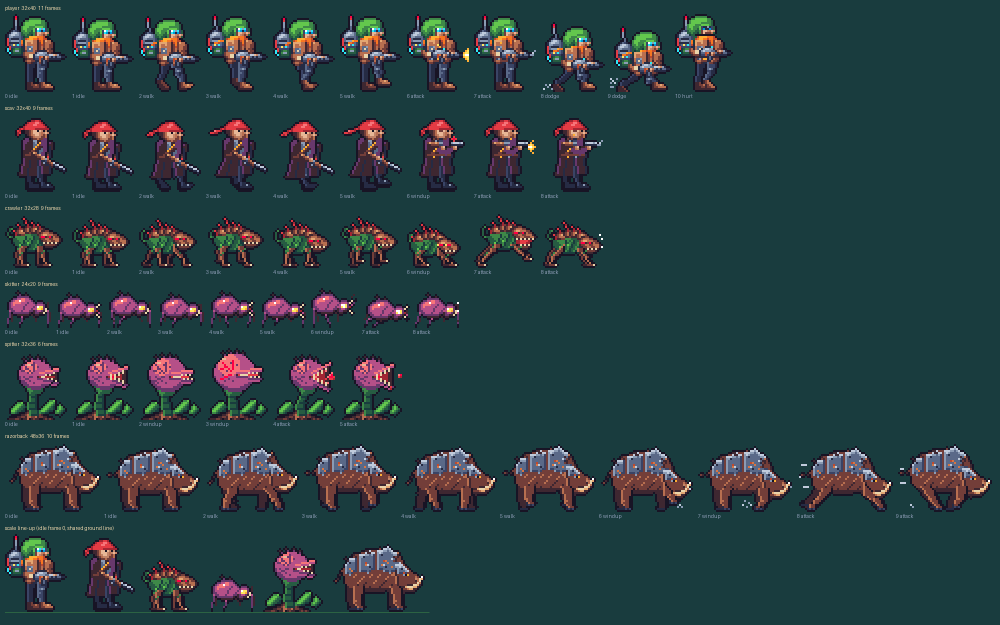
#> input picture pixel-art/contact_chars.png, 2000 x 1250 px, given in place of tower_base.png, which was not available (shown at 1/2 size)
$ python contact.py
#> lines starting #> are read from the running program, lines starting #| are printed output that depends on the picture; pictures that were not available may be replaced by others from this repository, and a replacement may not be noted
### pixel-art/towers_common/tw.py
"""Shared drawing + export helpers for the Verdant Relay "towers" art group.

Every build script in pixel-art/<tower>/build.py does:
    sys.path.insert(0, <this dir>); from tw import *
Draw with a Canvas (a pixelstudio Sprite snapped to Endesga-32, with a 'body' layer that
gets the dark #181425 outer outline and an 'fx' layer drawn on top without outline).
"""
import math
import sys
from pathlib import Path

from PIL import Image, ImageDraw, ImageFont

sys.path.insert(0, str(Path.home() / ".claude/skills/pixel-art-studio/scripts"))
from pixelstudio import Sprite, PALETTES  # noqa: E402

ROOT = Path(__file__).resolve().parents[2]
SPRITES = ROOT / "public" / "sprites"
PAL = PALETTES["endesga32"]
PAL_RGB = {tuple(int(h[i:i + 2], 16) for i in (1, 3, 5)) for h in PAL}

# ---------------------------------------------------------------- palette names
OUT = "#181425"     # outer outline / deepest shadow
INK = "#262b44"     # near-black blue
WHITE = "#ffffff"
# steel (cool) dark -> light
STEEL = ["#262b44", "#3a4466", "#5a6988", "#8b9bb4", "#c0cbdc"]
# rust / painted orange metal
RUST = ["#3e2731", "#733e39", "#be4a2f", "#d77643", "#e4a672"]
# wood (woven basket, planks)
WOOD = ["#3e2731", "#733e39", "#b86f50", "#c28569", "#e4a672"]
# foliage
LEAF = ["#193c3e", "#265c42", "#3e8948", "#63c74d"]
# purple sap / pink flesh
SAP = ["#3e2731", "#68386c", "#b55088", "#f6757a"]
# glows
CYAN = ["#124e89", "#0099db", "#2ce8f5", "#ffffff"]
AMBER = ["#be4a2f", "#f77622", "#feae34", "#fee761", "#ffffff"]
REDS = ["#3e2731", "#a22633", "#e43b44", "#ff0044"]
CREAM = ["#b86f50", "#e4a672", "#ead4aa", "#ffffff"]
# concrete (slightly warmer than steel: speckled with skin tones)
CONC = ["#3a4466", "#5a6988", "#8b9bb4", "#c0cbdc"]
BRASS = ["#733e39", "#be4a2f", "#feae34", "#fee761"]
COPPER = ["#3e2731", "#733e39", "#b86f50", "#d77643", "#e4a672"]

FPS = 8


# ---------------------------------------------------------------- canvas
class Canvas:
    """Thin wrapper: body layer (outlined) + fx layer (not outlined)."""

    # [6 lines left out: function __init__, not called in this run]

    # layer switching
    def body(self):
        self.s.use(layer="body"); return self

    def fx(self):
        self.s.use(layer="fx"); return self

    # primitives (delegate)
    def px(self, x, y, c, only=None):
        self.s.px(x, y, c, only=only); return self

    def line(self, x0, y0, x1, y1, c, only=None):
        self.s.line(x0, y0, x1, y1, c, only=only); return self

    def rect(self, x0, y0, x1, y1, c, only=None):
        self.s.rect(x0, y0, x1, y1, c, only=only); return self

    def circle(self, cx, cy, r, c, fill=True, only=None):
        self.s.circle(cx, cy, r, c, fill=fill, only=only); return self

    def poly(self, pts, c, only=None):
        self.s.polygon(pts, c, only=only); return self

    def get(self, x, y):
        return self.s.get(x, y)

    def erase(self, x, y):
        self.s.px(x, y, None); return self

    def hline(self, x0, x1, y, c, only=None):
        return self.line(x0, y, x1, y, c, only)

    def vline(self, x, y0, y1, c, only=None):
        return self.line(x, y0, x, y1, c, only)

    # [102 lines left out: functions pts, pattern, ell, ell_outline, cyl, ell_shaded and 2 more, not called in this run]

    def noise(self, x0, y0, x1, y1, c, density=0.1, seed=0, only=None):
        self.s.noise(x0, y0, x1, y1, c, density=density, seed=seed, only=only); return self

    def dither(self, x0, y0, x1, y1, c1, c2, mix=0.5, pattern="checker", only=None):
        self.s.dither(x0, y0, x1, y1, c1, c2, mix=mix, pattern=pattern, only=only); return self

    def shift(self, dx, dy):
        self.s.shift(dx, dy); return self

    # ------------- finishing
    # [52 lines left out: functions outline, image, ell_rows, shade_col, not called in this run]


# ---------------------------------------------------------------- image utils
def hex_rgb(h):
    return tuple(int(h[i:i + 2], 16) for i in (1, 3, 5))


NIGHT_TINT = (0.55, 0.66, 1.0)


# [9 lines left out: function night, not called in this run]


def ground(w, h, seed=3):
    """Dark mossy-concrete ground for readability tests (already night-ish)."""
    import random
    rnd = random.Random(seed)
    im = Image.new("RGBA", (w, h), (34, 40, 46, 255))
    p = im.load()
    for y in range(h):
        for x in range(w):
            v = rnd.random()
            if v < 0.08:
                p[x, y] = (44, 54, 52, 255)
            elif v < 0.13:
                p[x, y] = (26, 30, 38, 255)
    return im


def up(im, k):
    return im.resize((im.width * k, im.height * k), Image.NEAREST)


# [91 lines left out: functions strip, on_bg, checker, check, export, not called in this run]


def label_font():
    try:
        return ImageFont.truetype("arial.ttf", 14)
    except Exception:
        return ImageFont.load_default()

### pixel-art/towers_common/contact.py
"""Contact sheet for the towers group + manifest fragment.

python pixel-art/towers_common/contact.py
  -> pixel-art/contact_towers.png  (night-tinted, labelled, 3x)
  -> pixel-art/manifest.towers.json (merged from each dir's manifest_part.json)
"""
import json
import sys
from pathlib import Path

from PIL import Image, ImageDraw

sys.path.insert(0, str(Path(__file__).resolve().parent))
from tw import SPRITES, night, ground, up, label_font  # noqa

ART = Path(__file__).resolve().parents[1]
TYPES = ["scrap_turret", "thorn_nest", "arc_spire", "snare_vine", "mortar_pod", "pulse_beacon"]
S = 3


def frames_of(key, man):
    st = Image.open(SPRITES / f"{key}.png").convert("RGBA")
    n = man[key].get("frames", 1)
    fw = st.width // n
    return [st.crop((i * fw, 0, i * fw + fw, st.height)) for i in range(n)]


def main():
    man = {}
    for d in TYPES + ["relay_core", "tower_base", "beacon"]:
        man.update(json.loads((ART / d / "manifest_part.json").read_text()))
#> this loop made 9 passes; (reads pixel-art/arc_spire/manifest_part.json from the repository)
    (ART / "manifest.towers.json").write_text(json.dumps(man, indent=2) + "\n")

    pad = Image.open(SPRITES / "tower_base.png").convert("RGBA")
    # the decal lies on the floor: foreshorten it like the ~55 deg camera does
    pad_f = pad.resize((32, 26), Image.NEAREST)
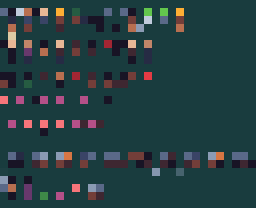
#> pad_f: PIL image 32x26 RGBA (shown 8 times larger); mean R, G, B, A 38.7, 62.4, 65.5, 255
    font = label_font()
    cell_w, cell_h = 32 * 3 + 16, 60 + 6
    W = 120 + cell_w * 3 * S
    H = 40 + len(TYPES) * (cell_h * S + 20) + 140 * S + 20
    sheet = Image.new("RGBA", (W, H), (22, 24, 34, 255))
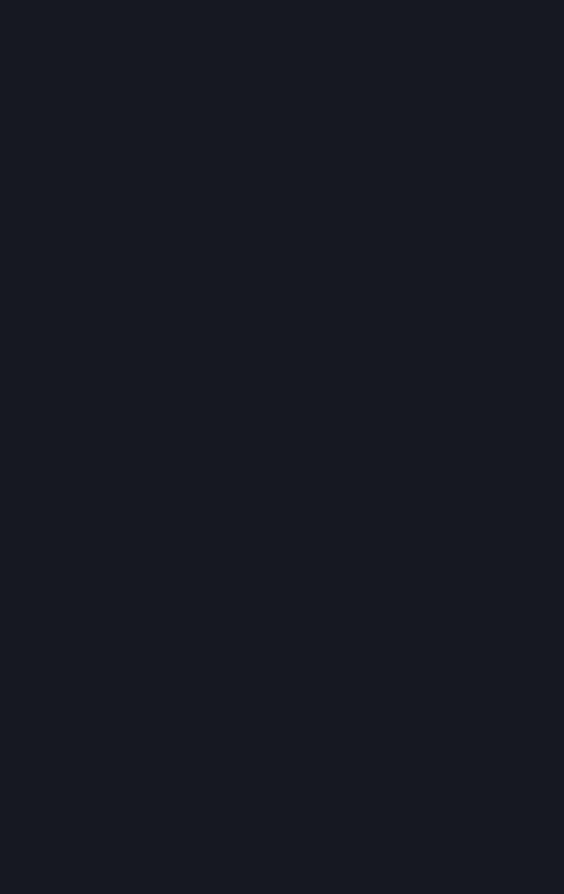
#> sheet: PIL image 1128x1788 RGBA (shown at 1/2 size); mean R, G, B, A 22, 24, 34, 255
    g = ground(W // S + 1, H // S + 1, seed=9)
#> in ground, `im = Image.new("RGBA", (w, h), (34, 40, 46, 255))`:
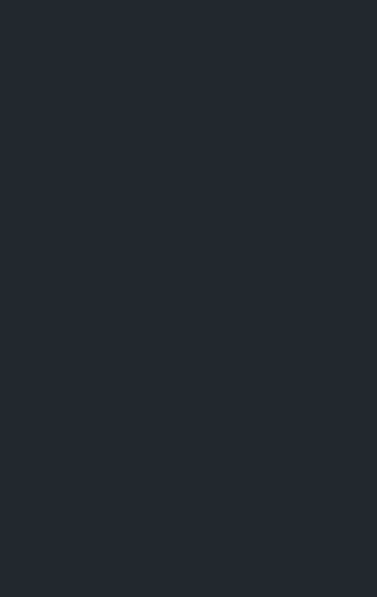
#> im: PIL image 377x597 RGBA; mean R, G, B, A 34, 40, 46, 255
    floor = SPRITES / "floor_defense.png"
    if floor.exists():
        ft = Image.open(floor).convert("RGBA").crop((0, 0, 32, 32))
        g = Image.new("RGBA", (W // S + 32, H // S + 32))
        for yy in range(0, g.height, 32):
            for xx in range(0, g.width, 32):
                g.paste(ft, (xx, yy))
        g = night(g)
    sheet.paste(up(g, S).crop((0, 0, W, H)), (0, 0))
    d = ImageDraw.Draw(sheet)
    d.text((10, 10), "Verdant Relay - towers group (night tint, %dx). Each cell: idle frames + attack/pulse frame on a pad" % S,
           fill=(230, 230, 240), font=font)
    y = 40
    for t in TYPES:
        d.text((10, y + 20), t, fill=(240, 240, 250), font=font)
        for lv in (1, 2, 3):
            key = t if lv == 1 else f"{t}_{lv}"
            fr = frames_of(key, man)
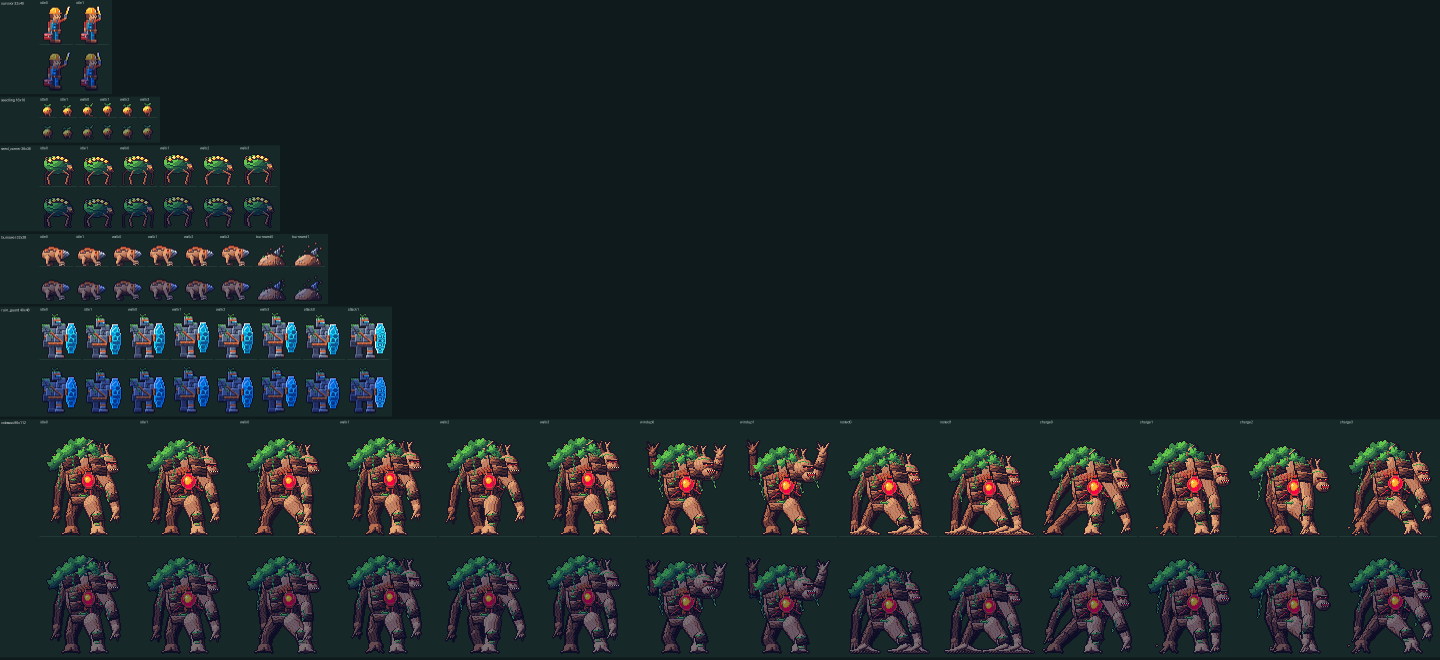
#> input picture pixel-art/contact_night.png, 4320 x 1980 px, given in place of scrap_turret.png, which was not available (shown at 1/3 size)
            anims = man[key].get("anims", {})
            pick = [anims["idle"][0]]
            if "attack" in anims:
                pick.append(anims["attack"][0])
            else:
                pick.append(anims["idle"][2])
            x = 120 + (lv - 1) * cell_w * S
            d.text((x, y), f"L{lv}", fill=(200, 200, 210), font=font)
            for j, fi in enumerate(pick):
                cell = Image.new("RGBA", (34, 60), (0, 0, 0, 0))
                cell.alpha_composite(night(pad_f), (1, 30))
                spr = night(fr[fi])
                cell.alpha_composite(spr, (1, 0))
                sheet.alpha_composite(up(cell, S), (x + j * 36 * S, y + 14))
        y += cell_h * S + 20
    # core, pad, beacon
    d.text((10, y), "relay_core (4f pulse)  |  tower_base  |  beacon (on/off)", fill=(240, 240, 250), font=font)
    y += 18
    core = frames_of("relay_core", man)
    for i, f in enumerate(core):
        sheet.alpha_composite(up(night(f), 2), (10 + i * 100 * 2, y))
    x = 10 + 4 * 200 + 10
    sheet.alpha_composite(up(night(pad), S), (x, y + 10))
    b = frames_of("beacon", man)
    for i, f in enumerate(b):
        sheet.alpha_composite(up(night(f), S), (x + 110 + i * 80, y))
    out = ART / "contact_towers.png"
    sheet.convert("RGB").save(out)
    print(out, sheet.size)


if __name__ == "__main__":
#> (the run stopped early here; a loop or call above may not have finished)
